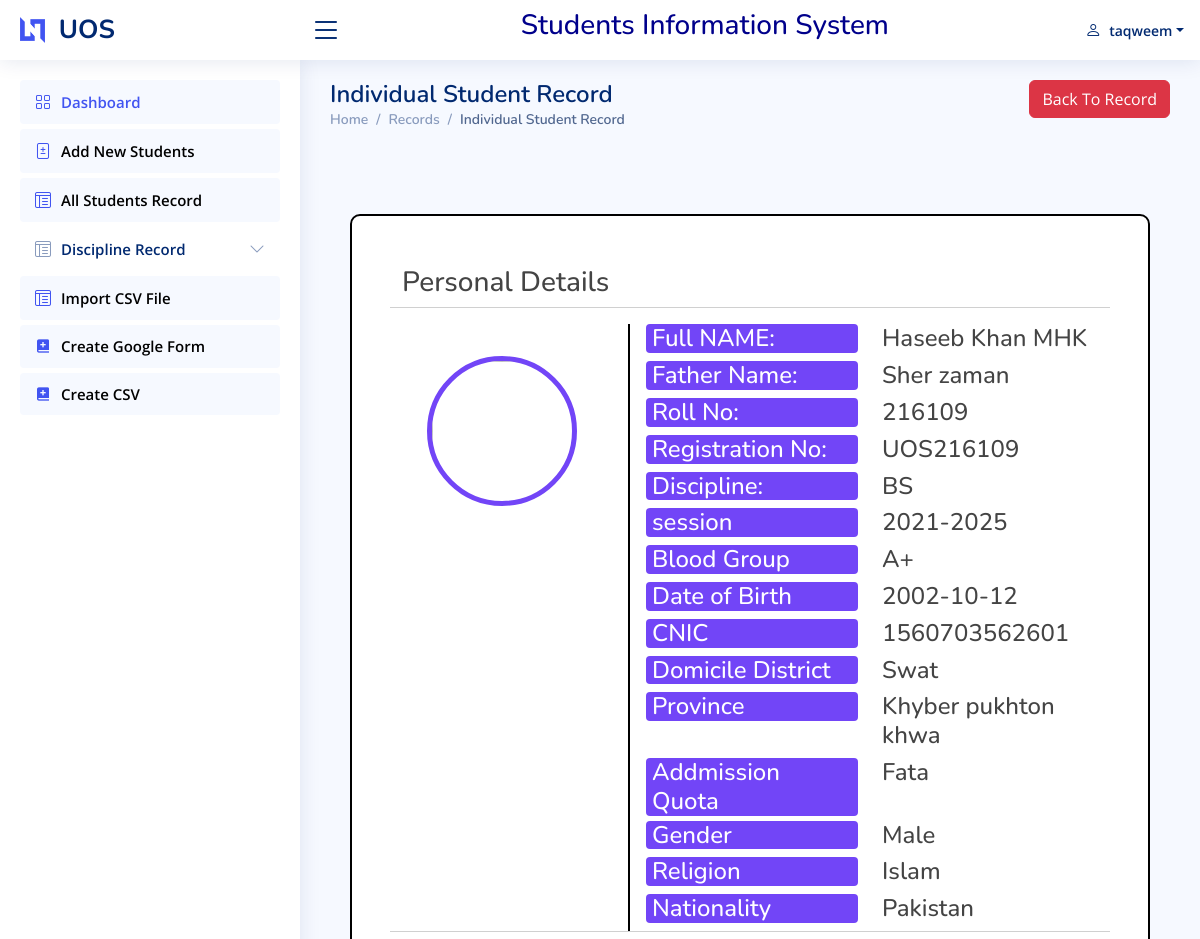
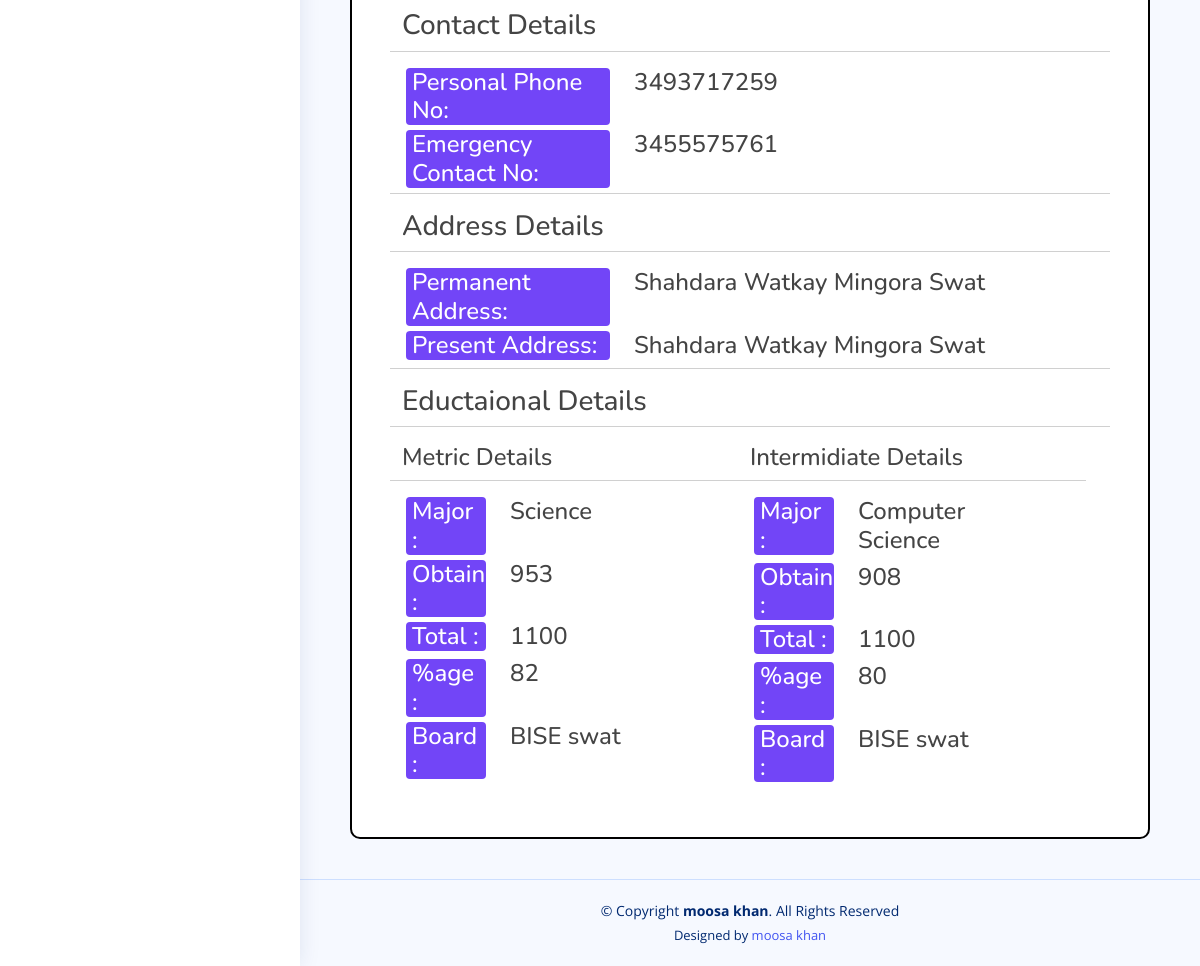
The page /veiw.php?VId=23 (signed in) on the database its author committed (2 pictures, top to bottom).
### tables this page shows
CREATE TABLE `student` (
  `S_no` int(11) NOT NULL,
  `full_name` varchar(50) NOT NULL,
  `f_name` varchar(50) NOT NULL,
  `Roll_no` int(11) NOT NULL,
  `Registration_no` varchar(50) NOT NULL,
  `Discipline` varchar(50) NOT NULL,
  `Session` varchar(20) NOT NULL,
  `Blood` varchar(10) NOT NULL,
  `Dob` date NOT NULL,
  `Cnic` varchar(20) NOT NULL,
  `Personal_c_no` bigint(20) NOT NULL,
  `Emergency_c_no` bigint(20) NOT NULL,
  `Permanent_address` varchar(100) NOT NULL,
  `Present_Address` varchar(100) NOT NULL,
  `Domicile_District` varchar(50) NOT NULL,
  `Province` varchar(50) NOT NULL,
  `Addmission_quota` varchar(50) NOT NULL,
  `Gender` varchar(20) NOT NULL,
  `Religion` varchar(20) NOT NULL,
  `Nationality` varchar(20) NOT NULL,
  `Metric_major` varchar(20) NOT NULL,
  `Ssc_ob_marks` int(11) NOT NULL,
  `Ssc_total_marks` int(11) NOT NULL,
  `Ssc_percentage` int(11) NOT NULL,
  `Ssc_board` varchar(50) NOT NULL,
  `Hssc_major` varchar(50) NOT NULL,
  `Hssc_ob_marks` int(11) NOT NULL,
  `Hssc_total_marks` int(11) NOT NULL,
  `Hssc_precentage` int(11) NOT NULL,
  `Hssc_board` varchar(50) NOT NULL,
  `Picture` varchar(100) NOT NULL
);

### veiw.php (the view)
	<?php
include("include/Connection.php");
if(!empty($_GET["VId"])){
	$Vid = $_GET["VId"];
	$res=mysqli_query($link,"Select * from  student where s_no= '$Vid'");
		$r = mysqli_fetch_row($res);
 $stdname=$r[1];
    $fname=$r[2];
    $rollno=$r[3];
    $registrationno=$r[4];
    $discipline=$r[5];
    $session=$r[6];
    $bloodgrou=$r[7];
    $dob=$r[8];
    $cnic=$r[9];
    $permanent_cno=$r[10];
    $emergency_cno=$r[11];
    $permanent_address=$r[12];
    $present_address=$r[13];
    $Domicile_district=$r[14];
    $province= $r[15];
    $quota=$r[16];
    $gender=$r[17];
    $religion=$r[18];
    $nationality=$r[19];
    $ssc_major=$r[20];
    $ssc_ob_marks=$r[21];
    $ssc_t=$r[22];
    $ssc_percentage=$r[23];
    $ssc_board=$r[24];
	$hssc_major=$r[25];
    $hssc_ob_marks=$r[26];
    $hssc_total_marks=$r[27];
    $hssc_percentage=$r[28];
    $hssc_board=$r[29];
	$Image_url = $r[30];
if (strpos($Image_url, "http://") === 0 || strpos($Image_url, "https://") === 0) {
		$imageID = "";
		if (preg_match('/id=([a-zA-Z0-9_\-]+)/', $Image_url, $matches)) {
			$imageID = $matches[1];
		}
		$baseURL = "https://drive.google.com/uc?export=download&id=";
		$completeImageURL = $baseURL . $imageID;
} else {
		$folder = "studentimages/";
		$completeImageURL = $folder.$Image_url;
	    }
}
?>
<!DOCTYPE html>
<html lang="en">
	<?php
include("include/head.php");
?>
<body>
<?php
include("include/header.php");
include("include/sidebar.php");
?>
  <main id="main" class="main">
<div class="row">
	  <div class="col-6">
		   <div class="pagetitle">
      <h1>Individual Student Record</h1>
      <nav>
        <ol class="breadcrumb">
          <li class="breadcrumb-item"><a href="index.php">Home</a></li>
			<li class="breadcrumb-item"><a href="record.php">Records</a></li>
          <li class="breadcrumb-item active">Individual Student Record</li>
        </ol>
      </nav>
    </div>
	</div>
	  <div class="col-6">
		 <div style="float: right; "><a href="record.php" class=" btn btn-danger btn-xs "  title="go back to record">Back To Record</i></a></div>
	</div>
	  </div>
<br><br>
	 <div class="view" style="border: 2px solid black; background-color: white; margin: 20px; padding: 50px; border-radius: 10px;">
		<div class="row">
			<h3>Personal Details</h3><hr>
			<div class="col-4" style="border-right: 2px solid black;">
				<div class="img" >
					<img src="<?php echo ($completeImageURL);?>" style="align-content: center; border: 5px solid #7245F7; border-radius: 50%; width: 150px; height: 150px; margin: 32px 25px;" >
				</div>
			</div>
			<div class="col-8">
				<div class="row">
						<div class="col-6">
							<h4 style="background-color: #7245F7; color: white; border-radius: 4px; margin-left: 4px; margin-bottom: 5px; padding-left: 6px;" >Full NAME:&nbsp;</h4>
						</div>
						<div class="col-6">
							<h4><?php echo($stdname) ?></h4>
						</div>
					</div>
					<div class="row">
						<div class="col-6">
							<h4 style="background-color: #7245F7; color: white; border-radius: 4px; margin-left: 4px; margin-bottom: 5px; padding-left: 6px;">Father Name:&nbsp;</h4>
						</div>
						<div class="col-6">
							<h4><?php echo($fname) ?></h4>
						</div>
					</div>
					<div class="row">
						<div class="col-6">
							<h4 style="background-color: #7245F7; color: white; border-radius: 4px; margin-left: 4px; margin-bottom: 5px; padding-left: 6px;">Roll No:&nbsp;</h4>
						</div>
						<div class="col-6">
							<h4><?php echo($rollno) ?></h4>
						</div>
					</div>
				<div class="row">
						<div class="col-6">
							<h4 style="background-color: #7245F7; color: white; border-radius: 4px; margin-left: 4px; margin-bottom: 5px; padding-left: 6px;">Registration No:&nbsp;</h4>
						</div>
						<div class="col-6">
							<h4><?php echo($registrationno) ?></h4>
						</div>
					</div>
					<div class="row">
						<div class="col-6">
							<h4 style="background-color: #7245F7; color: white; border-radius: 4px; margin-left: 4px;margin-bottom: 5px; padding-left: 6px; ">Discipline:&nbsp;</h4>
						</div>
						<div class="col-6">
							<h4><?php echo($discipline) ?></h4>
						</div>
					</div>
					<div class="row">
						<div class="col-6">
							<h4 style="background-color: #7245F7; color: white; border-radius: 4px; margin-left: 4px; margin-bottom: 5px; padding-left: 6px;">session&nbsp;</h4>
						</div>
						<div class="col-6">
							<h4><?php echo($session) ?></h4>
						</div>
					</div>
				<div class="row">
						<div class="col-6">
							<h4 style="background-color: #7245F7; color: white; border-radius: 4px; margin-left: 4px; margin-bottom: 5px; padding-left: 6px;">Blood Group&nbsp;</h4>
						</div>
						<div class="col-6">
							<h4><?php echo($bloodgrou) ?></h4>
						</div>
					</div>
				<div class="row">
						<div class="col-6">
							<h4 style="background-color: #7245F7; color: white; border-radius: 4px; margin-left: 4px; margin-bottom: 5px; padding-left: 6px;">Date of Birth&nbsp;</h4>
						</div>
						<div class="col-6">
							<h4><?php echo($dob) ?></h4>
						</div>
					</div>
								<div class="row">
						<div class="col-6">
							<h4 style="background-color: #7245F7; color: white; border-radius: 4px; margin-left: 4px; margin-bottom: 5px; padding-left: 6px;">CNIC&nbsp;</h4>
						</div>
						<div class="col-6">
							<h4><?php echo($cnic) ?></h4>
						</div>
					</div>
					<div class="row">
						<div class="col-6">
							<h4 style="background-color: #7245F7; color: white; border-radius: 4px; margin-left: 4px; margin-bottom: 5px; padding-left: 6px;">Domicile District&nbsp;</h4>
						</div>
						<div class="col-6">
							<h4><?php echo($Domicile_district) ?></h4>
						</div>
					</div>
					<div class="row">
						<div class="col-6">
							<h4 style="background-color: #7245F7; color: white; border-radius: 4px; margin-left: 4px; margin-bottom: 5px; padding-left: 6px;">Province&nbsp;</h4>
						</div>
						<div class="col-6">
							<h4><?php echo($province) ?></h4>
						</div>
					</div>
					<div class="row">
						<div class="col-6">
							<h4 style="background-color: #7245F7; color: white; border-radius: 4px; margin-left: 4px; margin-bottom: 5px; padding-left: 6px;">Addmission Quota&nbsp;</h4>
						</div>
						<div class="col-6">
							<h4><?php echo($quota) ?></h4>
						</div>
					</div>
					<div class="row">
						<div class="col-6">
							<h4 style="background-color: #7245F7; color: white; border-radius: 4px; margin-left: 4px; margin-bottom: 5px; padding-left: 6px;">Gender&nbsp;</h4>
						</div>
						<div class="col-6">
							<h4><?php echo($gender) ?></h4>
						</div>
					</div>
					<div class="row">
						<div class="col-6">
							<h4 style="background-color: #7245F7; color: white; border-radius: 4px; margin-left: 4px; margin-bottom: 5px; padding-left: 6px;">Religion&nbsp;</h4>
						</div>
						<div class="col-6">
							<h4><?php echo($religion) ?></h4>
						</div>
					</div>
					<div class="row">
						<div class="col-6">
							<h4 style="background-color: #7245F7; color: white; border-radius: 4px; margin-left: 4px; margin-bottom: 5px; padding-left: 6px;">Nationality&nbsp;</h4>
						</div>
						<div class="col-6">
							<h4><?php echo($nationality) ?></h4>
						</div>
					</div>
			</div>
		 </div>
	   <div class="row">
		<hr>	<h3>Contact Details </h3><hr>
					<div class="row">
						<div class="col-4">
							<h4 style="background-color: #7245F7; color: white; border-radius: 4px; margin-left: 4px; margin-bottom: 5px; padding-left: 6px;">Personal Phone No:&nbsp;</h4>
						</div>
						<div class="col-8">
							<h4><?php echo($permanent_cno) ?></h4>
						</div>
					</div>
					<div class="row">
						<div class="col-4">
							<h4 style="background-color: #7245F7; color: white; border-radius: 4px; margin-left: 4px; margin-bottom: 5px; padding-left: 6px;">Emergency Contact No:&nbsp;</h4>
						</div>
						<div class="col-8">
							<h4><?php echo($emergency_cno) ?></h4>
						</div>
					</div>
		 </div>
	   <div class="row">
			<hr><h3>Address Details</h3><hr>
					<div class="row">
						<div class="col-4">
							<h4 style="background-color: #7245F7; color: white; border-radius: 4px; margin-left: 4px; margin-bottom: 5px; padding-left: 6px;">Permanent Address:&nbsp;</h4>
						</div>
						<div class="col-8">
							<h4><?php echo($permanent_address) ?></h4>
						</div>
					</div>
					<div class="row">
						<div class="col-4">
							<h4 style="background-color: #7245F7; color: white; border-radius: 4px; margin-left: 4px; margin-bottom: 5px; padding-left: 6px;">Present Address:&nbsp;</h4>
						</div>
						<div class="col-8">
							<h4><?php echo($present_address) ?></h4>
						</div>
					</div>
		 </div>
		  <div class="row">
			<hr><h3>Eductaional  Details</h3><hr>
		   <div class="row">
			  <div class="col-6">
					 <div class="row">
			<h4>Metric Details</h4><hr>
					<div class="row">
						<div class="col-4">
							<h4 style="background-color: #7245F7; color: white; border-radius: 4px; margin-left: 4px; margin-bottom: 5px; padding-left: 6px;">Major :&nbsp;</h4>
						</div>
						<div class="col-8">
							<h4><?php echo($ssc_major) ?></h4>
						</div>
					</div>
					<div class="row">
						<div class="col-4">
							<h4 style="background-color: #7245F7; color: white; border-radius: 4px; margin-left: 4px; margin-bottom: 5px; padding-left: 6px;"> Obtain :&nbsp;</h4>
						</div>
						<div class="col-8">
							<h4><?php echo($ssc_ob_marks) ?></h4>
						</div>
					</div>
	<div class="row">
						<div class="col-4">
							<h4 style="background-color: #7245F7; color: white; border-radius: 4px; margin-left: 4px; margin-bottom: 5px; padding-left: 6px;"> Total :&nbsp;</h4>
						</div>
						<div class="col-8">
							<h4><?php echo($ssc_t) ?></h4>
						</div>
					</div>
	<div class="row">
						<div class="col-4">
							<h4 style="background-color: #7245F7; color: white; border-radius: 4px; margin-left: 4px; margin-bottom: 5px; padding-left: 6px;"> %age :&nbsp;</h4>
						</div>
						<div class="col-8">
							<h4><?php echo($ssc_percentage) ?></h4>
						</div>
					</div>
						 <div class="row">
						<div class="col-4">
							<h4 style="background-color: #7245F7; color: white; border-radius: 4px; margin-left: 4px; margin-bottom: 5px; padding-left: 6px;"> Board :&nbsp;</h4>
						</div>
						<div class="col-8">
							<h4><?php echo($ssc_board) ?></h4>
						</div>
					</div>
		 </div></div>
			  <div class="col-6">
					 <div class="row">
			<h4>Intermidiate Details</h4><hr>
					<div class="row">
						<div class="col-4">
							<h4 style="background-color: #7245F7; color: white; border-radius: 4px; margin-left: 4px; margin-bottom: 5px; padding-left: 6px;">Major :&nbsp;</h4>
						</div>
						<div class="col-8">
							<h4><?php echo($hssc_major) ?></h4>
						</div>
					</div>
					<div class="row">
						<div class="col-4">
							<h4 style="background-color: #7245F7; color: white; border-radius: 4px; margin-left: 4px; margin-bottom: 5px; padding-left: 6px;"> Obtain :&nbsp;</h4>
						</div>
						<div class="col-8">
							<h4><?php echo($hssc_ob_marks) ?></h4>
						</div>
					</div>
	<div class="row">
						<div class="col-4">
							<h4 style="background-color: #7245F7; color: white; border-radius: 4px; margin-left: 4px; margin-bottom: 5px; padding-left: 6px;"> Total :&nbsp;</h4>
						</div>
						<div class="col-8">
							<h4><?php echo($hssc_total_marks) ?></h4>
						</div>
					</div>
	<div class="row">
						<div class="col-4">
							<h4 style="background-color: #7245F7; color: white; border-radius: 4px; margin-left: 4px; margin-bottom: 5px; padding-left: 6px;"> %age :&nbsp;</h4>
						</div>
						<div class="col-8">
							<h4><?php echo($hssc_percentage) ?></h4>
						</div>
					</div>
						 <div class="row">
						<div class="col-4">
							<h4 style="background-color: #7245F7; color: white; border-radius: 4px; margin-left: 4px; margin-bottom: 5px; padding-left: 6px;"> Board :&nbsp;</h4>
						</div>
						<div class="col-8">
							<h4><?php echo($hssc_board) ?></h4>
						</div>
					</div>
		 </div></div>
			  </div>
		 </div>
	  </div>
  </main>
<?php
include("include/footer.php");
?>
</body>
</html>

### assets/css/style.css (style rules this page uses)
:root { scroll-behavior: smooth; }
body { font-family: "Open Sans", sans-serif; background: #f6f9ff; color: #444444; }
a { color: #4154f1; text-decoration: none; }
h1, h2, h3, h4, h5, h6 { font-family: "Nunito", sans-serif; }
#main { margin-top: 60px; padding: 20px 30px; transition: all 0.3s; }
.pagetitle { margin-bottom: 10px; }
.pagetitle h1 { font-size: 24px; margin-bottom: 0; font-weight: 600; color: #012970; }
.breadcrumb { font-size: 14px; font-family: "Nunito", sans-serif; color: #899bbd; font-weight: 600; }
.breadcrumb a { color: #899bbd; transition: 0.3s; }
.breadcrumb .breadcrumb-item::before { color: #899bbd; }
.breadcrumb .active { color: #51678f; font-weight: 600; }
@media (min-width: 1200px) { #main, #footer { margin-left: 300px; } }

### rows shown on the page
student: full_name "Haseeb Khan MHK", f_name "Sher zaman", Roll_no "216109", Registration_no "UOS216109", Discipline "BS", Session "2021-2025", Blood "A+", Dob "2002-10-12", Cnic "1560703562601", Domicile_District "Swat", Province "Khyber pukhton khwa", Addmission_quota "Fata", Gender "Male", Religion "Islam", Nationality "Pakistan", Personal_c_no "3493717259", Emergency_c_no "3455575761", Permanent_address "Shahdara Watkay Mingora Swat", Present_Address "Shahdara Watkay Mingora Swat", Metric_major "Science", Ssc_ob_marks "953", Ssc_total_marks "1100", Ssc_percentage "82", Ssc_board "BISE swat", Hssc_major "Computer Science", Hssc_ob_marks "908", Hssc_total_marks "1100", Hssc_precentage "80", Hssc_board "BISE swat"

### other values the page prints
$_SESSION["username"] "taqweem"
